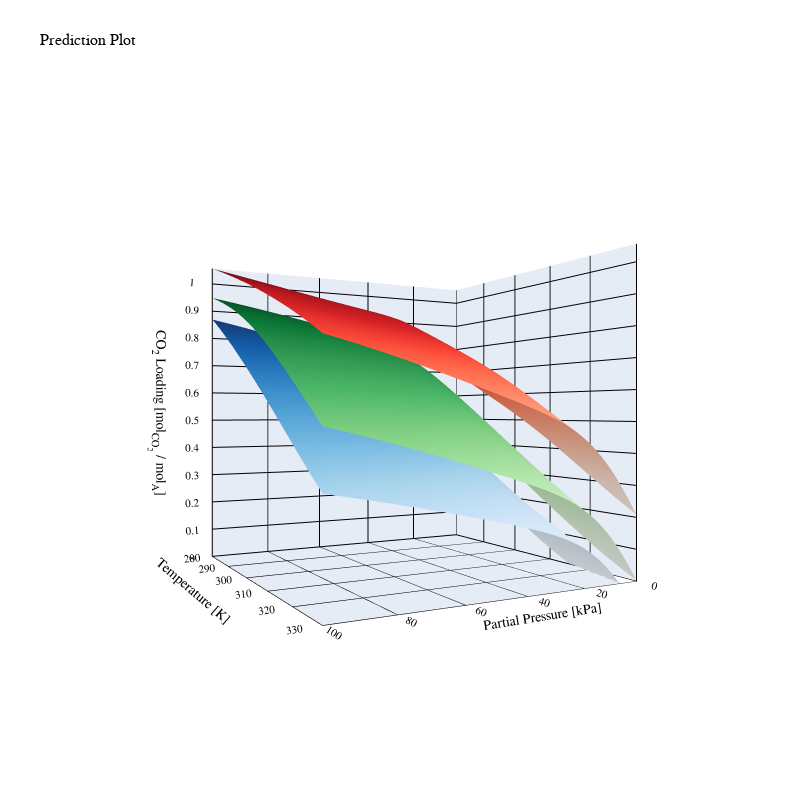

The notebook cell this image was saved under:
### Code cell
#Change variable 'name' with abbreviation of desired
#molecule to analyse. Refer to variable 'Molecule_id'
name = 'MDEA' 
sel_mol = Molecule_id[Molecule_id['Abbreviation'] == name ]
sel_mol_index = sel_mol.index[0]
species = sel_mol_index
size = 10000
fold = 100
PCO2                       = np.concatenate([np.linspace(0, 100, int(size/fold))]*fold) # PARTIAL PRESSURE IN kPa
T                          = np.repeat(np.linspace(280, 330, int(size/fold)),fold) # TEMPERATURE IN KELVIN'
co_v                       = np.array([1,3,5])


dat1 = []
dat2 = []
dat3 = []
for k in range(len(co_v)):
    C                          = np.ones(size)*co_v[k]  #CONCENTRATION IN MOLAR
    # Create Prediction Set
    Prediction_set= pd.DataFrame(data={
                #DESCRIPTOR
                'Primary counts'                   : np.ones(size)*Molecule_var.iloc[species]['Primary counts'],
                'Secondary counts'                 : np.ones(size)*Molecule_var.iloc[species]['Secondary counts'],
                'Tertiary counts'                  : np.ones(size)*Molecule_var.iloc[species]['Tertiary counts'],
                'Hydroxyl counts'                  : np.ones(size)*Molecule_var.iloc[species]['Hydroxyl counts'],
                'Carboxyl counts'                  : np.ones(size)*Molecule_var.iloc[species]['Carboxyl counts'],
                'Oxyl counts'                      : np.ones(size)*Molecule_var.iloc[species]['Oxyl counts'],
                'M0(nhb)'                          : np.ones(size)*Molecule_var.iloc[species]['M0(nhb)'],
                'M0(oh)'                           : np.ones(size)*Molecule_var.iloc[species]['M0(oh)'],
                'M0(nh)'                           : np.ones(size)*Molecule_var.iloc[species]['M0(nh)'],
                'M0(op)'                           : np.ones(size)*Molecule_var.iloc[species]['M0(op)'],
                'M1(nhb_donor)'                    : np.ones(size)*Molecule_var.iloc[species]['M1(nhb_donor)'],
                'M1(nhb_weak)'                     : np.ones(size)*Molecule_var.iloc[species]['M1(nhb_weak)'],
                'M1(nhb_acceptor)'                 : np.ones(size)*Molecule_var.iloc[species]['M1(nhb_acceptor)'],
                'M1(oh_donor)'                     : np.ones(size)*Molecule_var.iloc[species]['M1(oh_donor)'],
                'M1(oh_weak)'                      : np.ones(size)*Molecule_var.iloc[species]['M1(oh_weak)'],
                'M1(oh_acceptor)'                  : np.ones(size)*Molecule_var.iloc[species]['M1(oh_acceptor)'],
                'M1(nh_donor)'                     : np.ones(size)*Molecule_var.iloc[species]['M1(nh_donor)'],
                'M1(nh_weak)'                      : np.ones(size)*Molecule_var.iloc[species]['M1(nh_weak)'],
                'M1(nh_acceptor)'                  : np.ones(size)*Molecule_var.iloc[species]['M1(nh_acceptor)'],
                'M1(op_donor)'                     : np.ones(size)*Molecule_var.iloc[species]['M1(op_donor)'],
                'M1(op_weak)'                      : np.ones(size)*Molecule_var.iloc[species]['M1(op_weak)'],
                'M1(op_acceptor)'                  : np.ones(size)*Molecule_var.iloc[species]['M1(op_acceptor)'],
                'M2(nhb)'                          : np.ones(size)*Molecule_var.iloc[species]['M2(nhb)'],
                'M2(oh)'                           : np.ones(size)*Molecule_var.iloc[species]['M2(oh)'],                
                'M2(nh)'                           : np.ones(size)*Molecule_var.iloc[species]['M2(nh)'],
                'M2(op)'                           : np.ones(size)*Molecule_var.iloc[species]['M2(op)'],
                'MW'                               : np.ones(size)*Molecule_var.iloc[species]['MW'],
                #OPERATING CONDITION
                'Partial Pressure'                 : PCO2, #x axis in 3d plot
                'Temperature'                      : T, #y axis in 3d plot
                'Amine Concentration'              : C            
                })

    Prediction_set_new = pipeline.transform(Prediction_set)
    column_names = Prediction_set.columns.tolist()
    Prediction_set_new = pd.DataFrame(Prediction_set_new, columns=column_names)

    #Prediction
    z_pred = loaded_model.predict(Prediction_set_new)

    Var1 = 'Temperature'
    Var2 = 'Partial Pressure'

    v1 = 'Temperature [K]'
    v2 = 'Partial Pressure [kPa]'
    #plot 3D
    grid_results = pd.concat([pd.DataFrame(Prediction_set[Var1]),pd.DataFrame(Prediction_set[Var2]), pd.DataFrame(z_pred, columns=['Predicted Absorption molCO2/molAmine'])], axis=1)
    grid_results.head()

    grid_contour = grid_results.groupby([Var1,Var2]).mean()
    grid_contour

    grid_reset = grid_contour.reset_index()
    grid_reset.columns = [Var1,Var2, 'Predicted Absorption molCO2/molAmine']
    grid_pivot = grid_reset.pivot(index = Var1, columns = Var2)
    grid_pivot

    x = grid_pivot.columns.levels[1].values
    y = grid_pivot.index.values
    z = grid_pivot.values

    dat1.append(x)
    dat2.append(y)
    dat3.append(z)

min_z = np.min([np.min(dat) for dat in dat3])
max_z = np.max([np.max(dat) for dat in dat3])
# X and Y axes labels
layout = go.Layout(
    title='Prediction Plot',
    scene=dict(
        xaxis_title=f'{Var2} [kPa]',
        yaxis_title=f'{Var1} [K]',
        zaxis_title='CO<sub>2</sub> Loading [mol<sub>CO<sub>2</sub></sub> / mol<sub>A</sub>]',
        xaxis=dict(gridcolor='black', zerolinecolor='black', range=[min(PCO2), max(PCO2)]),
        yaxis=dict(gridcolor='black', zerolinecolor='black', range=[min(T), max(T)]),
        zaxis=dict(gridcolor='black', zerolinecolor='black', range=[min_z, max_z], dtick = 0.1),
        camera=dict(eye=dict(x=1.2, y=2.2, z=0)),  # Adjust camera position for better view
        aspectratio=dict(x=1, y=1, z=1),  # Adjust aspect ratio for better proportions
        bgcolor='white'  # Set background color here ('white', 'black', or any other color)
    ),
    autosize=False,
    width=800,
    height=800,
    margin=dict(l=65, r=50, b=65, t=90),
    font=dict(  
        family='Times New Roman',  
        size=11.5,  
        color='black')
)

fig = go.Figure(data=
                [go.Surface(z=dat3[0], y=dat2[0], x=dat1[0], colorscale='Reds', colorbar=dict(len=0.6), showscale=False),
                 go.Surface(z=dat3[1], y=dat2[1], x=dat1[1], colorscale='Greens', showscale=False, opacity=1),
                 go.Surface(z=dat3[2], y=dat2[2], x=dat1[2], colorscale='Blues', showscale=False, opacity=1)], layout=layout)

fig.show()

### Figure 1 — Plotly figure (JSON) as saved in the notebook; plotly's stock layout.template omitted (floating-point values rounded to 4 significant figures; data arrays with more than 128 entries replaced by an {"elided": "..."} marker saying what was removed)
{"data": [{"colorbar": {"len": 0.6}, "colorscale": [[0, "rgb(255,245,240)"], [0.125, "rgb(254,224,210)"], [0.25, "rgb(252,187,161)"], [0.375, "rgb(252,146,114)"], [0.5, "rgb(251,106,74)"], [0.625, "rgb(239,59,44)"], [0.75, "rgb(203,24,29)"], [0.875, "rgb(165,15,21)"], [1, "rgb(103,0,13)"]], "showscale": false, "type": "surface", "x": [0, 1.01, 2.02, 3.03, 4.04, 5.051, 6.061, 7.071, 8.081, 9.091, 10.1, 11.11, 12.12, 13.13, 14.14, 15.15, 16.16, 17.17, 18.18, 19.19, 20.2, 21.21, 22.22, 23.23, 24.24, 25.25, 26.26, 27.27, 28.28, 29.29, 30.3, 31.31, 32.32, 33.33, 34.34, 35.35, 36.36, 37.37, 38.38, 39.39, 40.4, 41.41, 42.42, 43.43, 44.44, 45.45, 46.46, 47.47, 48.48, 49.49, 50.51, 51.52, 52.53, 53.54, 54.55, 55.56, 56.57, 57.58, 58.59, 59.6, 60.61, 61.62, 62.63, 63.64, 64.65, 65.66, 66.67, 67.68, 68.69, 69.7, 70.71, 71.72, 72.73, 73.74, 74.75, 75.76, 76.77, 77.78, 78.79, 79.8, 80.81, 81.82, 82.83, 83.84, 84.85, 85.86, 86.87, 87.88, 88.89, 89.9, 90.91, 91.92, 92.93, 93.94, 94.95, 95.96, 96.97, 97.98, 98.99, 100], "y": [280, 280.5, 281.0, 281.5, 282.0, 282.5, 283.0, 283.5, 284.0, 284.5, 285.1, 285.6, 286.1, 286.6, 287.1, 287.6, 288.1, 288.6, 289.1, 289.6, 290.1, 290.6, 291.1, 291.6, 292.1, 292.6, 293.1, 293.6, 294.1, 294.6, 295.2, 295.7, 296.2, 296.7, 297.2, 297.7, 298.2, 298.7, 299.2, 299.7, 300.2, 300.7, 301.2, 301.7, 302.2, 302.7, 303.2, 303.7, 304.2, 304.7, 305.3, 305.8, 306.3, 306.8, 307.3, 307.8, 308.3, 308.8, 309.3, 309.8, 310.3, 310.8, 311.3, 311.8, 312.3, 312.8, 313.3, 313.8, 314.3, 314.8, 315.4, 315.9, 316.4, 316.9, 317.4, 317.9, 318.4, 318.9, 319.4, 319.9, 320.4, 320.9, 321.4, 321.9, 322.4, 322.9, 323.4, 323.9, 324.4, 324.9, 325.5, 326.0, 326.5, 327.0, 327.5, 328.0, 328.5, 329.0, 329.5, 330], "z": {"elided": "100x100 float values"}}, {"colorscale": [[0, "rgb(247,252,245)"], [0.125, "rgb(229,245,224)"], [0.25, "rgb(199,233,192)"], [0.375, "rgb(161,217,155)"], [0.5, "rgb(116,196,118)"], [0.625, "rgb(65,171,93)"], [0.75, "rgb(35,139,69)"], [0.875, "rgb(0,109,44)"], [1, "rgb(0,68,27)"]], "opacity": 1, "showscale": false, "type": "surface", "x": [0, 1.01, 2.02, 3.03, 4.04, 5.051, 6.061, 7.071, 8.081, 9.091, 10.1, 11.11, 12.12, 13.13, 14.14, 15.15, 16.16, 17.17, 18.18, 19.19, 20.2, 21.21, 22.22, 23.23, 24.24, 25.25, 26.26, 27.27, 28.28, 29.29, 30.3, 31.31, 32.32, 33.33, 34.34, 35.35, 36.36, 37.37, 38.38, 39.39, 40.4, 41.41, 42.42, 43.43, 44.44, 45.45, 46.46, 47.47, 48.48, 49.49, 50.51, 51.52, 52.53, 53.54, 54.55, 55.56, 56.57, 57.58, 58.59, 59.6, 60.61, 61.62, 62.63, 63.64, 64.65, 65.66, 66.67, 67.68, 68.69, 69.7, 70.71, 71.72, 72.73, 73.74, 74.75, 75.76, 76.77, 77.78, 78.79, 79.8, 80.81, 81.82, 82.83, 83.84, 84.85, 85.86, 86.87, 87.88, 88.89, 89.9, 90.91, 91.92, 92.93, 93.94, 94.95, 95.96, 96.97, 97.98, 98.99, 100], "y": [280, 280.5, 281.0, 281.5, 282.0, 282.5, 283.0, 283.5, 284.0, 284.5, 285.1, 285.6, 286.1, 286.6, 287.1, 287.6, 288.1, 288.6, 289.1, 289.6, 290.1, 290.6, 291.1, 291.6, 292.1, 292.6, 293.1, 293.6, 294.1, 294.6, 295.2, 295.7, 296.2, 296.7, 297.2, 297.7, 298.2, 298.7, 299.2, 299.7, 300.2, 300.7, 301.2, 301.7, 302.2, 302.7, 303.2, 303.7, 304.2, 304.7, 305.3, 305.8, 306.3, 306.8, 307.3, 307.8, 308.3, 308.8, 309.3, 309.8, 310.3, 310.8, 311.3, 311.8, 312.3, 312.8, 313.3, 313.8, 314.3, 314.8, 315.4, 315.9, 316.4, 316.9, 317.4, 317.9, 318.4, 318.9, 319.4, 319.9, 320.4, 320.9, 321.4, 321.9, 322.4, 322.9, 323.4, 323.9, 324.4, 324.9, 325.5, 326.0, 326.5, 327.0, 327.5, 328.0, 328.5, 329.0, 329.5, 330], "z": {"elided": "100x100 float values"}}, {"colorscale": [[0, "rgb(247,251,255)"], [0.125, "rgb(222,235,247)"], [0.25, "rgb(198,219,239)"], [0.375, "rgb(158,202,225)"], [0.5, "rgb(107,174,214)"], [0.625, "rgb(66,146,198)"], [0.75, "rgb(33,113,181)"], [0.875, "rgb(8,81,156)"], [1, "rgb(8,48,107)"]], "opacity": 1, "showscale": false, "type": "surface", "x": [0, 1.01, 2.02, 3.03, 4.04, 5.051, 6.061, 7.071, 8.081, 9.091, 10.1, 11.11, 12.12, 13.13, 14.14, 15.15, 16.16, 17.17, 18.18, 19.19, 20.2, 21.21, 22.22, 23.23, 24.24, 25.25, 26.26, 27.27, 28.28, 29.29, 30.3, 31.31, 32.32, 33.33, 34.34, 35.35, 36.36, 37.37, 38.38, 39.39, 40.4, 41.41, 42.42, 43.43, 44.44, 45.45, 46.46, 47.47, 48.48, 49.49, 50.51, 51.52, 52.53, 53.54, 54.55, 55.56, 56.57, 57.58, 58.59, 59.6, 60.61, 61.62, 62.63, 63.64, 64.65, 65.66, 66.67, 67.68, 68.69, 69.7, 70.71, 71.72, 72.73, 73.74, 74.75, 75.76, 76.77, 77.78, 78.79, 79.8, 80.81, 81.82, 82.83, 83.84, 84.85, 85.86, 86.87, 87.88, 88.89, 89.9, 90.91, 91.92, 92.93, 93.94, 94.95, 95.96, 96.97, 97.98, 98.99, 100], "y": [280, 280.5, 281.0, 281.5, 282.0, 282.5, 283.0, 283.5, 284.0, 284.5, 285.1, 285.6, 286.1, 286.6, 287.1, 287.6, 288.1, 288.6, 289.1, 289.6, 290.1, 290.6, 291.1, 291.6, 292.1, 292.6, 293.1, 293.6, 294.1, 294.6, 295.2, 295.7, 296.2, 296.7, 297.2, 297.7, 298.2, 298.7, 299.2, 299.7, 300.2, 300.7, 301.2, 301.7, 302.2, 302.7, 303.2, 303.7, 304.2, 304.7, 305.3, 305.8, 306.3, 306.8, 307.3, 307.8, 308.3, 308.8, 309.3, 309.8, 310.3, 310.8, 311.3, 311.8, 312.3, 312.8, 313.3, 313.8, 314.3, 314.8, 315.4, 315.9, 316.4, 316.9, 317.4, 317.9, 318.4, 318.9, 319.4, 319.9, 320.4, 320.9, 321.4, 321.9, 322.4, 322.9, 323.4, 323.9, 324.4, 324.9, 325.5, 326.0, 326.5, 327.0, 327.5, 328.0, 328.5, 329.0, 329.5, 330], "z": {"elided": "100x100 float values"}}], "layout": {"autosize": false, "font": {"color": "black", "family": "Times New Roman", "size": 11.5}, "height": 800, "margin": {"b": 65, "l": 65, "r": 50, "t": 90}, "scene": {"aspectratio": {"x": 1, "y": 1, "z": 1}, "bgcolor": "white", "camera": {"eye": {"x": 1.2, "y": 2.2, "z": 0}}, "xaxis": {"gridcolor": "black", "range": [0, 100], "title": {"text": "Partial Pressure [kPa]"}, "zerolinecolor": "black"}, "yaxis": {"gridcolor": "black", "range": [280, 330], "title": {"text": "Temperature [K]"}, "zerolinecolor": "black"}, "zaxis": {"dtick": 0.1, "gridcolor": "black", "range": [0, 1.056], "title": {"text": "CO<sub>2</sub> Loading [mol<sub>CO<sub>2</sub></sub> / mol<sub>A</sub>]"}, "zerolinecolor": "black"}}, "title": {"text": "Prediction Plot"}, "width": 800}}
